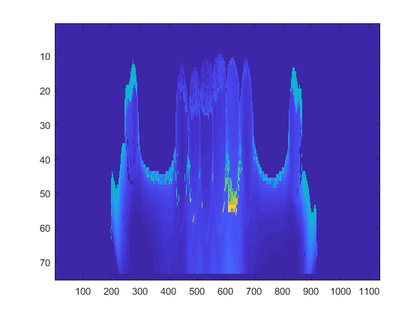
%> input picture untitled.bmp, 420 x 315 px, shrunk from 560 x 420 before the run
$ octave --eval "result = corner;"   (GNU Octave 9; MATLAB toolbox functions it lacks are replaced by stand-ins)
%> lines starting %> are read from the running program, lines starting %| are printed output that depends on the picture; in (x1, y1, x2, y2) boxes, pixels count from 0 and x2, y2 are one past the last pixel; in counts of white or black regions, pixels touching at a corner belong together; the program's own positions count from 1
function [cout,marked_img]=corner(varargin)


%   CORNER Find corners in intensity image.
%
%       CORNER works by the following step:
%       1.	Apply the Canny edge detector to the gray level image and obtain a
%       binary edge-map.
%       2.	Extract the edge contours from the edge-map, fill the gaps in the
%       contours.
%       3.	Compute curvature at a low scale for each contour to retain all
%       true corners.
%       4.	All of the curvature local maxima are considered as corner
%       candidates, then rounded corners and false corners due to boundary
%       noise and details were eliminated.
%       5.  End points of line mode curve were added as corner, if they are not
%       close to the above detected corners.
%
%       Syntax :
%       [cout,marked_img]=corner(I,C,T_angle,sig,H,L,Endpiont,Gap_size)
%
%       Input :
%       I -  the input image, it could be gray, color or binary image. If I is
%           empty([]), input image can be get from a open file dialog box.
%       C -  denotes the minimum ratio of major axis to minor axis of an ellipse,
%           whose vertex could be detected as a corner by proposed detector.
%           The default value is 1.5.
%       T_angle -  denotes the maximum obtuse angle that a corner can have when
%           it is detected as a true corner, default value is 162.
%       Sig -  denotes the standard deviation of the Gaussian filter when
%           computeing curvature. The default sig is 3.
%       H,L -  high and low threshold of Canny edge detector. The default value
%           is 0.35 and 0.
%       Endpoint -  a flag to control whether add the end points of a curve
%           as corner, 1 means Yes and 0 means No. The default value is 1.
%       Gap_size -  a paremeter use to fill the gaps in the contours, the gap
%           not more than gap_size were filled in this stage. The default
%           Gap_size is 1 pixels.
%
%       Output :
%       cout -  a position pair list of detected corners in the input image.
%       marked_image -  image with detected corner marked.
%
%       Examples
%       -------
%       I = imread('alumgrns.tif');
%       cout = corner(I,[],[],[],0.2);
%
%       [cout, marked_image] = corner;
%
%       cout = corner([],1.6,155);
%
%
%   Composed by He Xiaochen
%   HKU EEE Dept. ITSR, Apr. 2005
%
%   Algorithm is derived from :
%       X.C. He and N.H.C. Yung, ¡°Curvature Scale Space Corner Detector with
%       Adaptive Threshold and Dynamic Region of Support¡±, Proceedings of the
%       17th International Conference on Pattern Recognition, 2:791-794, August 2004.
%   Improved algorithm is included in ¡°A Corner Detector based on Global and Local
%   Curvature Properties¡±and submitted to Pattern Recognition.


[I,C,T_angle,sig,H,L,Endpoint,Gap_size] = parse_inputs(varargin{:});
%> the answer given: untitled.bmp
%> in parse_inputs, I is the input picture: size 315x420x3 uint8; mean R, G, B 131.9, 124.2, 208.9
%> C = 1.5; T_angle = 162; sig = 3; H = 0.35; L = 0; Endpoint = 1; Gap_size = 1

if size(I,3)==3
    I=rgb2gray(I); % Transform RGB image to a Gray one.
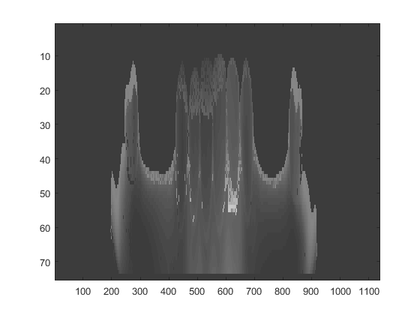
%> I: size 315x420 uint8; min 9, max 255, mean 136.3
end

tic
BW=edge(I,'canny',[L,H]);  % Detect edges
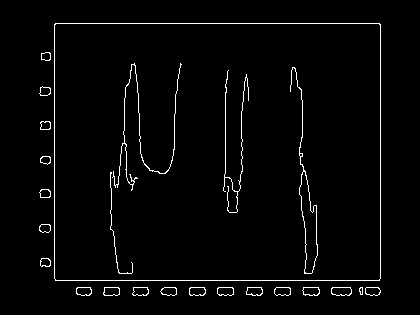
%> BW: size 315x420 logical; 2.5% white in thin lines or dots, all inside (x1, y1, x2, y2) = (39, 23, 381, 296)
time_for_detecting_edge=toc
% BW = I;
tic
[curve,curve_start,curve_end,curve_mode,curve_num]=extract_curve(BW,Gap_size);  % Extract curves
time_for_extracting_curve=toc
cout = 0;
% [13 lines of commented-out code are left out]


function [curve,curve_start,curve_end,curve_mode,cur_num]=extract_curve(BW,Gap_size)
%> called with Gap_size = 1

%   Function to extract curves from binary edge map, if the endpoint of a
%   contour is nearly connected to another endpoint, fill the gap and continue
%   the extraction. The default gap size is 1 pixles.

[L,W]=size(BW);
%> L = 315; W = 420
BW1=zeros(L+2*Gap_size,W+2*Gap_size);
%> BW1: size 317x422 double; every value is 0
BW_edge=zeros(L,W);
BW1(Gap_size+1:Gap_size+L,Gap_size+1:Gap_size+W)=BW;
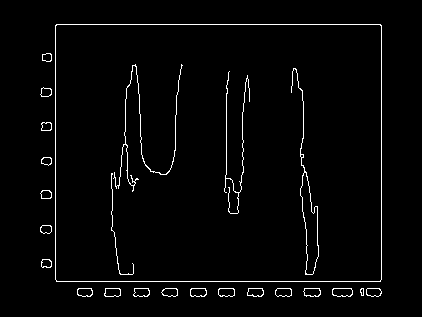
%> BW1: size 317x422 double; values 0 (black) and 1 (white), 2.5% white in thin lines or dots, all inside (x1, y1, x2, y2) = (40, 24, 382, 297)
[r,c]=find(BW1==1);
%> r = 3295 values from 25 to 297; c = 3295 values from 41 to 382
cur_num=0;

while size(r,1)>0
    point=[r(1),c(1)];
    cur=point;
    BW1(point(1),point(2))=0;
    [I,J]=find(BW1(point(1)-Gap_size:point(1)+Gap_size,point(2)-Gap_size:point(2)+Gap_size)==1);
    while size(I,1)>0
        dist=(I-Gap_size-1).^2+(J-Gap_size-1).^2;
        [min_dist,index]=min(dist);
        point=point+[I(index),J(index)]-Gap_size-1;
        cur=[cur;point];
        BW1(point(1),point(2))=0;
        [I,J]=find(BW1(point(1)-Gap_size:point(1)+Gap_size,point(2)-Gap_size:point(2)+Gap_size)==1);
    end

    % Extract edge towards another direction
    point=[r(1),c(1)];
    BW1(point(1),point(2))=0;
    [I,J]=find(BW1(point(1)-Gap_size:point(1)+Gap_size,point(2)-Gap_size:point(2)+Gap_size)==1);
    while size(I,1)>0
        dist=(I-Gap_size-1).^2+(J-Gap_size-1).^2;
        [min_dist,index]=min(dist);
        point=point+[I(index),J(index)]-Gap_size-1;
        cur=[point;cur];
        BW1(point(1),point(2))=0;
        [I,J]=find(BW1(point(1)-Gap_size:point(1)+Gap_size,point(2)-Gap_size:point(2)+Gap_size)==1);
    end

    if size(cur,1)>(size(BW,1)+size(BW,2))/25
        cur_num=cur_num+1;
        curve{cur_num}=cur-Gap_size;
    end
    [r,c]=find(BW1==1);

end
%> this loop made 38 passes
%> after the loop, curve = 27 items

for i=1:cur_num
    curve_start(i,:)=curve{i}(1,:);
    curve_end(i,:)=curve{i}(size(curve{i},1),:);
    if (curve_start(i,1)-curve_end(i,1))^2+...
        (curve_start(i,2)-curve_end(i,2))^2<=32
        curve_mode(i,:)='loop';
    else
        curve_mode(i,:)='line';
    end

    BW_edge(curve{i}(:,1)+(curve{i}(:,2)-1)*L)=1;
end
%> this loop made 27 passes
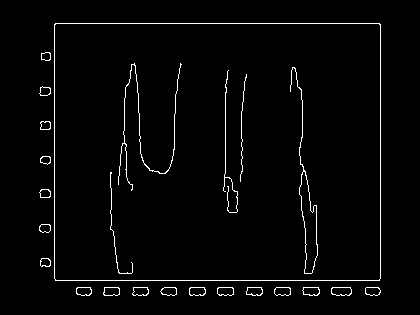
%> BW_edge: size 315x420 double; values 0 (black) and 1 (white), 2.4% white in thin lines or dots, all inside (x1, y1, x2, y2) = (39, 23, 381, 296)
%> after the loop, curve_end = 27 rows, first 12: [95 41; 194 41; 227 41; 125 42; 159 42; 260 42; 54 43; 25 56; 289 78; 293 105; 263 132; 185 119]; curve_mode = 27 items; curve_start = 27 rows, first 12: [94 40; 193 40; 227 40; 123 41; 159 41; 262 42; 54 42; 25 55; 289 77; 293 104; 174 112; 64 135]
% figure(1)
imshow(~BW_edge)
title('Edge map')
% imwrite(~BW_edge,'edge.jpg');


% [215 lines left out: functions get_corner, curve_tangent, mark, not called in this run]


function [I,C,T_angle,sig,H,L,Endpoint,Gap_size] = parse_inputs(varargin);

error(nargchk(0,8,nargin));

Para=[1.5,162,3,0.35,0,1,1]; %Default experience value;

if nargin>=2
    I=varargin{1};
    for i=2:nargin
        if size(varargin{i},1)>0
            Para(i-1)=varargin{i};
        end
    end
end

if nargin==1
    I=varargin{1};
end

if nargin==0 | size(I,1)==0
    [fname,dire]=uigetfile('*.bmp;*.jpg;*.gif','Open the image to be detected');
    I=imread([dire,fname]);
end

C=Para(1);
T_angle=Para(2);
sig=Para(3);
H=Para(4);
L=Para(5);
Endpoint=Para(6);
Gap_size=Para(7);
%> in corner, `[curve,curve_start,curve_end,curve_mode,curve_num]=extract_curve(BW,Ga..`: curve = 27 items; curve_num = 27
